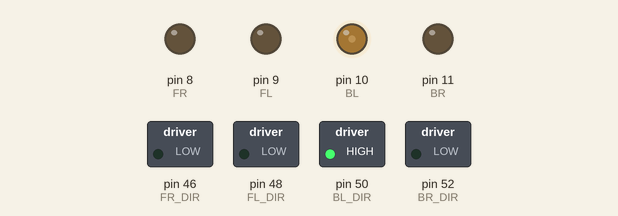
A sketch run on a simulated Arduino Mega 2560, built with avr-gcc and run on an emulated ATmega2560. On the bench: switched loads named in the sketch (green lamp = pin HIGH), output pins drawn as LEDs (lit = HIGH). At 4.0 s the program stops and its outputs stay as they are.

Above: at 0.1 s.
At 0.6 s:
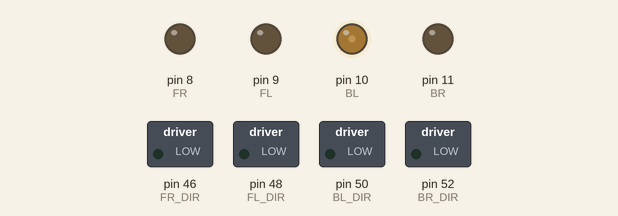
At 1.1 s:
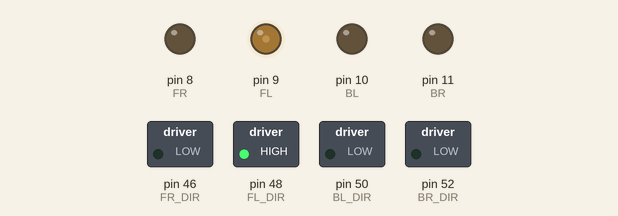
At 2.1 s:
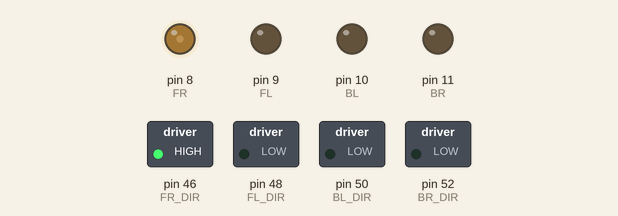
At 3.1 s:
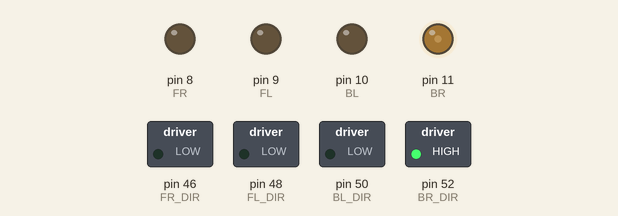
At 4.1 s:
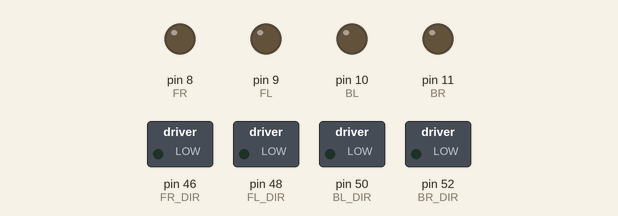
Timing chart, 0 to 5.5 s (numbered marks = the images above):
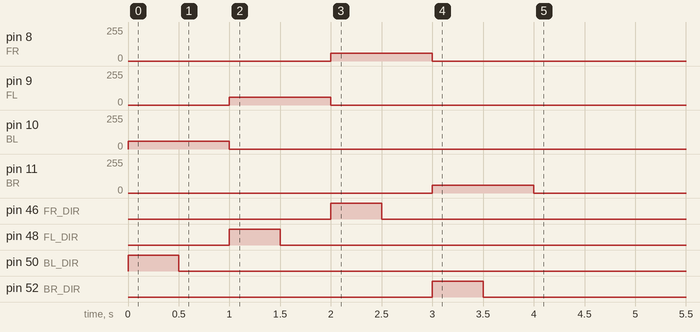

The sketch:

TestAllMotors.ino
```cpp
// put your setup code here, to run once:
// F = forward, B = backward
// R = right side, L = left side
// define pins for each motor speed & direction:
// not sure on these but I'm guessing:
#define BR (11)
#define BL (10)
#define FR (8)
#define FL (9)

#define TURN_SPEED 30
double rightVel = 30;
double leftVel = 30;


void setup() {
  Serial.begin(115200);

  // speed pins (pwm. analog write values from 0-255)
  pinMode(8, OUTPUT);
  pinMode(9, OUTPUT);
  pinMode(10, OUTPUT);
  pinMode(11, OUTPUT);

  // motor direction pins (GPIOs)
  pinMode(46, OUTPUT);
  pinMode(48, OUTPUT);
  pinMode(50, OUTPUT);
  pinMode(52, OUTPUT);
}

boolean shouldRun = true;


#define BL_DIR 50
#define FL_DIR 48
#define FR_DIR 46
#define BR_DIR 52

//avoid using delays in loop because
//will mess up serial pi communication
void testMotor(int motorPin, int motorDir) {
  digitalWrite(motorDir, HIGH);
  analogWrite(motorPin, 60);
  delay(500);
  analogWrite(motorPin, 0);
  digitalWrite(motorDir, LOW);
  analogWrite(motorPin, 60);
  delay(500);
  analogWrite(motorPin, 0);
}

void loop() {
  testMotor(BL, BL_DIR);
  testMotor(FL, FL_DIR);
  testMotor(FR, FR_DIR);
  testMotor(BR, BR_DIR);
  while(1);
}

void setDirs(uint8_t dirs[]) {
  digitalWrite(BL_DIR, dirs[0]);
  digitalWrite(FL_DIR, dirs[1]);
  digitalWrite(FR_DIR, dirs[2]);
  digitalWrite(BR_DIR, dirs[3]);
}

void setSpeeds(int leftVel, int rightVel) {
  analogWrite(FL, leftVel);
  analogWrite(BL, leftVel);
  analogWrite(FR, rightVel);
  analogWrite(BR, rightVel);
}

void driveForward(int leftVel, int rightVel) {
  // direction
  uint8_t dirs[4] = {LOW, LOW, LOW, LOW};
  setDirs(dirs);


  // speed
  setSpeeds(leftVel, rightVel);
}

void driveBackward(int leftVel, int rightVel) {
  // direction
  uint8_t dirs[4] = {HIGH, HIGH, HIGH, HIGH};
  setDirs(dirs);

  // speed
  setSpeeds(leftVel, rightVel);
}

void driveRight(int leftVel, int rightVel) {
  // direction
  uint8_t dirs[4] = {LOW, HIGH, HIGH, LOW};
  setDirs(dirs);


  // speed
  analogWrite(FL, leftVel);
  analogWrite(BL, rightVel);
  analogWrite(FR, leftVel);
  analogWrite(BR, rightVel);
}

void driveLeft(int leftVel, int rightVel) {
  // direction
  uint8_t dirs[4] = {HIGH, LOW, LOW, HIGH};
  setDirs(dirs);

  // speed
  analogWrite(FL, leftVel);
  analogWrite(BL, leftVel);
  analogWrite(FR, rightVel);
  analogWrite(BR, rightVel);
}

void rotateCCW() {
  // direction
  uint8_t dirs[4] = {LOW, HIGH, LOW, HIGH};
  setDirs(dirs);

  // speed
  setSpeeds(TURN_SPEED, TURN_SPEED);
}

void rotateCW() {
  // direction
  uint8_t dirs[4] = {HIGH, LOW, HIGH, LOW};
  setDirs(dirs);

  // speed
  setSpeeds(TURN_SPEED, TURN_SPEED);
}

void stopRobot() {
  uint8_t dirs[4] = {LOW, LOW, LOW, LOW};
  setDirs(dirs);

  setSpeeds(0, 0);
}
```

Measured:
- by itself, pin 8 (FR): 0/255 → 60/255 at 2.0 s, → 0/255 1.0 s later
- by itself, pin 9 (FL): 0/255 → 60/255 at 1.0 s, → 0/255 1.0 s later
- by itself, pin 10 (BL): 0/255 → 60/255 at 0.00 s, → 0/255 1.0 s later
- by itself, pin 11 (BR): 0/255 → 60/255 at 3.0 s, → 0/255 1.0 s later
- by itself, pin 46 (FR_DIR): LOW → HIGH at 2.0 s, → LOW 0.50 s later
- by itself, pin 48 (FL_DIR): LOW → HIGH at 1.0 s, → LOW 0.50 s later
- by itself, pin 50 (BL_DIR): LOW → HIGH at 0.00 s, → LOW 0.50 s later
- by itself, pin 52 (BR_DIR): LOW → HIGH at 3.0 s, → LOW 0.50 s later
